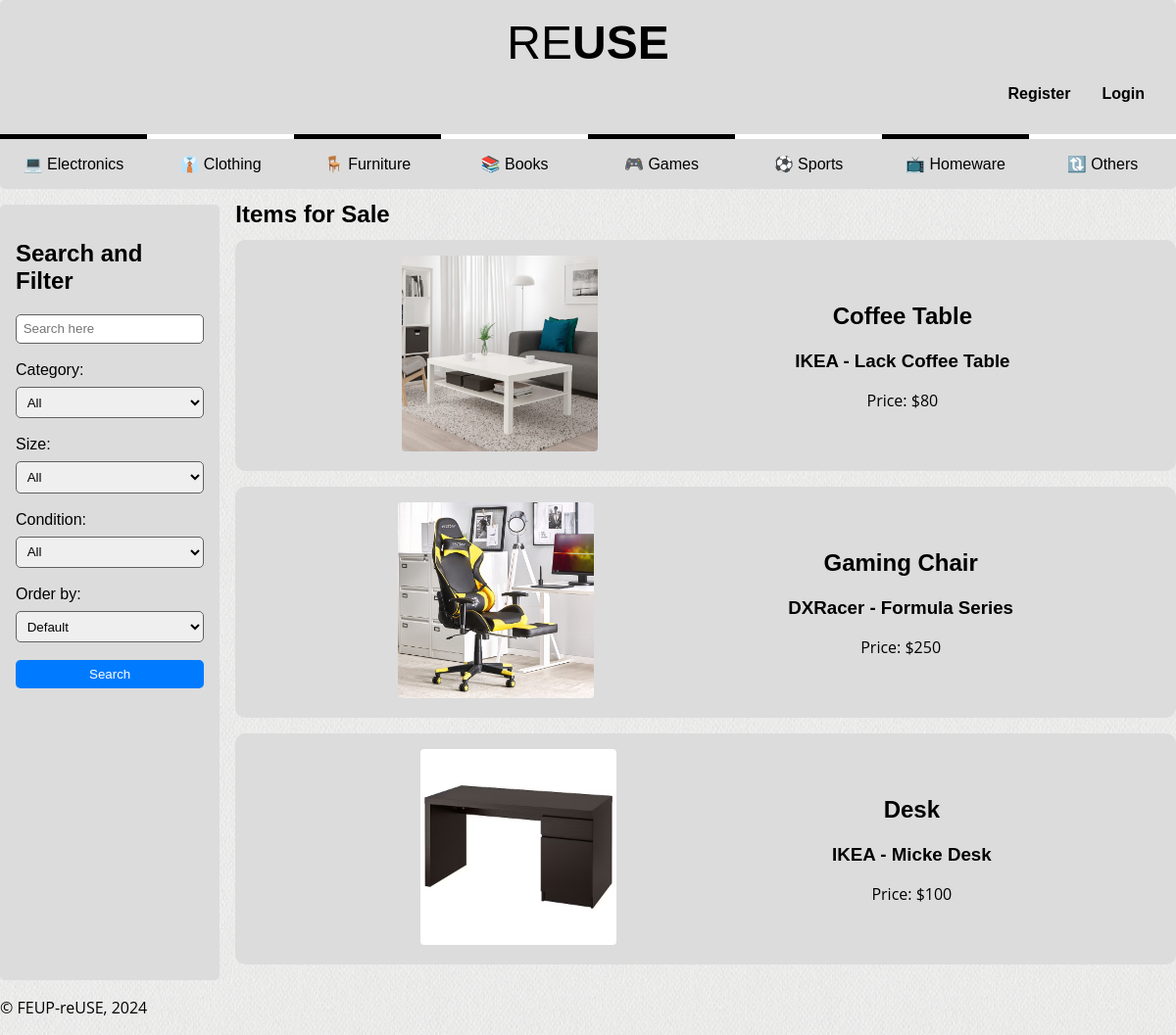
The app's page /pages/index.php?category=3 with its own data.
### tables this page shows
CREATE TABLE Categories (
    idCategory INTEGER PRIMARY KEY,
    categoryName TEXT UNIQUE NOT NULL
);

CREATE TABLE Items (
    idItem INTEGER PRIMARY KEY AUTOINCREMENT,
    idSeller INTEGER NOT NULL,
    name TEXT NOT NULL,
    introduction TEXT,
    description TEXT,
    idCategory INTEGER,
    brand TEXT,
    model TEXT,
    idSize INTEGER,
    idCondition INTEGER,
    price REAL NOT NULL,
    active BOOLEAN NOT NULL DEFAULT TRUE,
    featured BOOLEAN NOT NULL DEFAULT FALSE,
    FOREIGN KEY (idSeller) REFERENCES Users(idUser),
    FOREIGN KEY (idCategory) REFERENCES Categories(idCategory),
    FOREIGN KEY (idSize) REFERENCES Sizes(idSize),
    FOREIGN KEY (idCondition) REFERENCES Conditions(idCondition)
);

CREATE TABLE Images (
    idImage INTEGER PRIMARY KEY AUTOINCREMENT,
    imagePath TEXT NOT NULL
);

### pages/index.php (called while the page is built, shortened)
<?php
    require_once(__DIR__ . '/../utils/session.php');
    $session = new Session();
    require_once(__DIR__ . '/../database/connection.db.php');
    require_once(__DIR__ . '/../database/category.class.php');
    require_once(__DIR__ . '/../database/condition.class.php');
    require_once(__DIR__ . '/../database/item.class.php');
    require_once(__DIR__ . '/../templates/common.tpl.php');
    require_once(__DIR__ . '/../templates/item.tpl.php');
    $db = getDatabaseConnection();
    $categories = Category::getCategories($db);
    $sizes = Size::getSizes($db);
    $conditions = Condition::getConditions($db);
    if ($_SERVER["REQUEST_METHOD"] === "GET") {
        $search = isset($_GET["search"]) ? htmlentities($_GET["search"]) : '';
        $category = isset($_GET["category"]) ? htmlentities($_GET["category"]) : 'all';
        $size = isset($_GET["size"]) ? htmlentities($_GET["size"]) : 'all';
        $condition = isset($_GET["condition"]) ? htmlentities($_GET["condition"]) : 'all';
        $order = isset($_GET["order"]) ? htmlentities($_GET["order"]) : 'default';
        if(empty($search) && $category === 'all' && $size === 'all' && $condition === 'all' && $order === 'default') {
            $items = Item::getFeaturedItems($db);
        }
        else {
            $items = Item::searchItems($db, $search, $category, $size, $condition, $order);
        }
    }
    else {
        $items = Item::getFeaturedItems($db);
    }
    drawHeader($session);
    drawCategories($categories);
    drawSearchAndFilter($categories, $sizes, $conditions);
    drawItems($items, $db, true);
    drawFooter();
?>

### utils/session.php (called while the page is built, shortened)
<?php
  class Session {
    public function isLoggedIn() : bool {
      return isset($_SESSION['id']);
    }
  }
?>

### database/category.class.php (called while the page is built, shortened)
<?php
class Category {
    public function __construct(int $idCategory, string $categoryName) {
        $this->idCategory = $idCategory;
        $this->categoryName = $categoryName;
    }
    static function getCategories(PDO $db): array {
        try {
            $stmt = $db->prepare('SELECT * FROM Categories');
            $stmt->execute();
            $categories = array();
            while ($category = $stmt->fetch()) {
                $categories[] = new Category(
                    $category['idCategory'],
                    $category['categoryName']
                );
            }
            return $categories;
        } catch (PDOException $e) {
            echo "Error fetching categories: " . $e->getMessage();
            return array();
        }
    }
}
?>

### database/item.class.php (called while the page is built, shortened)
<?php
require_once 'connection.db.php';
require_once 'category.class.php';
class Item {
    public int $idItem;
    public function __construct(int $idItem, int $idSeller, string $name, ?string $introduction, ?string $description, int $idCategory, ?string $brand, ?string $model, int $idSize, int $idCondition, float $price, bool $active, bool $featured) {
        $this->idItem = $idItem;
        $this->name = $name;
        $this->brand = $brand;
        $this->model = $model;
        $this->price = $price;
    }
    public function getMainImage(PDO $db) {
        $stmt = $db->prepare('SELECT Images.imagePath
                              FROM Images
                              JOIN ItemImages ON Images.idImage = ItemImages.idImage
                              WHERE ItemImages.idItem = ? AND ItemImages.isMain = 1');
        $stmt->execute(array($this->idItem));
        $mainImage = $stmt->fetch();
        return $mainImage ? $mainImage['imagePath'] : null;
    }
    public static function searchItems(PDO $db, $search, $category, $size, $condition, $order) {
        $query = "SELECT * FROM Items WHERE (name LIKE ? OR brand LIKE ? OR model LIKE ?) AND active = 1";
        $search = '%' . $search . '%';
        $parameters = array($search, $search, $search);
        if ($category != 'all') {
            $query = $query .  " AND idCategory = ?";
            $parameters[] = $category;
        }
        $stmt = $db->prepare($query);
        $stmt->execute($parameters);
        $items = array();
        while ($item = $stmt->fetch()) {
            $items[] = new Item(
                $item['idItem'],
                $item['idSeller'],
                $item['name'],
                $item['introduction'],
                $item['description'],
                (int) $item['idCategory'],
                $item['brand'],
                $item['model'],
                (int) $item['idSize'],
                (int) $item['idCondition'],
                $item['price'],
                (bool) $item['active'],
                (bool) $item['featured']
            );
        }
        return $items;
    }
}
?>

### templates/common.tpl.php (the view, shortened to what this page needs)
<?php function drawHeader($session, $jsPage = "script") { ?>
  <!DOCTYPE html>
  <html lang="en">
    <head>
      <link rel="stylesheet" href="../css/style.css">
      <link rel="stylesheet" href="../css/layout.css">
      <link rel="stylesheet" href="../css/responsive.css">
    </head>
    <body>
      <header>
        <h1>
            <a href="../pages/index.php">RE<strong>USE</strong></a>
        </h1>
        <?php
          if ($session->isLoggedIn()) {
        ?>
            <div id="user-icons">
              <a href="../pages/chats.php"><img src="../docs/images/icon_chat.svg" alt="Chats"></a>
              <a href="../pages/add_publication.php"><img src="../docs/images/icon_add.svg" alt="Add Publication"></a>
              <a href="../pages/cart.php"><img src="../docs/images/icon_cart.svg" alt="Cart"></a>
              <a href="../pages/user-profile.php?idUser=<?=$_SESSION['id']?>"><img src="../docs/images/icon_profile.svg" alt="Profile"></a>
            </div>
        <?php
          } else {
        ?>
            <div id="signup">
                <a href="../pages/register.php">Register</a>
                <a href="../pages/login.php">Login</a>
            </div>
        <?php
          }
        ?>
      </header>
<?php } ?>
<?php function drawCategories($categories) { ?>
    <nav id="menu">
        <ul>
            <?php foreach ($categories as $category) { ?>
                <li><a href="../pages/index.php?category=<?= $category->idCategory ?>"><?= htmlspecialchars_decode(htmlentities($category->categoryName)) ?></a></li>
            <?php } ?>
        </ul>
    </nav>
<?php } ?>
<?php function drawSearchAndFilter($categories, $sizes, $conditions) { ?>
  <aside>
    <h2>Search and Filter</h2>
    <form method="get" action="index.php">
        <input type="text" id="search" name="search" placeholder="Search here">
        <br>
        <label for="category">Category:</label>
        <select id="category" name="category">
            <option value="all" selected>All</option>
        </select>
        <br>
        <label for="size">Size:</label>
        <select id="size" name="size">
            <option value="all" selected>All</option>
        </select>
        <br>
        <label for="condition">Condition:</label>
        <select id="condition" name="condition">
            <option value="all" selected>All</option>
        </select>
        <br>
        <label for="order">Order by:</label>
        <select id="order" name="order">
            <option value="default" selected>Default</option>
        </select>
        <br>
        <button type="submit">Search</button>
    </form>
  </aside>
<?php } ?>
<?php function drawFooter() { ?>
    <footer>
        <p>&copy; FEUP-reUSE, 2024</p>
    </footer>
  </body>
</html>
<?php } ?>

### templates/item.tpl.php (shortened to what this page needs)
<?php
  require_once(__DIR__ . '/../database/item.class.php')
?>
<?php function drawItems(array $items, PDO $db, bool $drawHeader, bool $isCartPage = false, bool $isInWishlistPage = false) { ?>
<section id="items">
    <?php if ($drawHeader){ ?>
    <h2>Items <?php echo $isCartPage ? 'Cart' : ($isInWishlistPage ? 'in Wishlist' : 'for Sale'); ?></h2>
    <?php } ?>
    <?php foreach ($items as $item) { ?>
        <article>
            <?php $mainImagePath = htmlentities($item->getMainImage($db)); ?>
            <a href="../pages/item.php?idItem=<?=$item->idItem?>">
                <img src="<?=$mainImagePath?>" alt="<?=htmlentities($item->name)?>">
            </a>
            <div class="item-details">
                <h2>
                    <a href="../pages/item.php?idItem=<?=$item->idItem?>"><?=htmlentities($item->name)?></a>
                </h2>
                <h3>
                    <?php if (!empty($item->brand) && !empty($item->model)) {
                        echo htmlentities("{$item->brand} - {$item->model}");
                    }
                    elseif (!empty($item->brand)) {
                        echo htmlentities($item->brand);
                    }
                    elseif (!empty($item->model)) {
                        echo htmlentities($item->model);
                    }
                    ?>
                </h3>
                <p>Price: $<?=htmlentities((string)$item->price)?></p>
            </div>
        </article>
    <?php } ?>
</section>
<?php } ?>

### css/style.css (style rules this page uses)
:root { --lightgrey: #dcdcdc; --lightergrey: #eaeaea; --grey: #606060; --blue: #007bff; --darkblue: #0056b3; --black: #000000; --white: #ffffff; --red: #d11b2e; --green: #26bf4a; --yellow: #f59918; }
a { text-decoration: none; color: var(--black); transition: 0.3s ease; }
body > header { background-color: var(--lightgrey); border-radius: 5px 5px 0 0; }
body > header h1 { font-size: 3em; font-weight: 100; color: var(--black); margin: 0; }
body > header strong { font-weight: 900; }
body > header h1 a { text-decoration: none; color: var(--black); }
#signup a { font-weight: bold; padding: 1em; }
#menu { background-color: var(--lightgrey); border-radius: 0 0 5px 5px; }
#menu ul { margin: 0; padding: 0; }
#menu li { list-style-type: none; text-align: center; padding: 1em 0; }
#menu a { padding: 1em; }
#menu li:nth-child(odd) { border-top: 5px solid var(--black); }
#menu li:nth-child(even) { border-top: 5px solid var(--white); }
body > aside { background-color: var(--lightgrey); border-radius: 5px; padding: 1em; margin-top: 1em; margin-right: 1em; }
label { margin-bottom: 0.5em; }
button { background-color: var(--blue); color: var(--white); border: none; padding: 0.5em 1em; border-radius: 5px; transition: 0.3s; }
input, select { padding: 0.5em; border: 1px solid var(--grey); border-radius: 5px; }
#items > article { background-color: var(--lightgrey); margin-bottom: 1em; border-radius: 10px; transition: 0.3s ease; max-height: 15em; }
#items > article img { margin-right: 1em; padding: 1em; border-radius: 20px; width: 200px; height: 200px; object-fit: cover; }
#items .item-details { padding: 0 1em; }
#items p { margin: 0.5em 0; }
#items h3 { margin: 0.5em 0; }
#items h2 { margin: 0.5em 0; }
body { font-family: "Poppins", sans-serif; }
p { font-family: "Open Sans", sans-serif; line-height: 1.5em; }

### css/layout.css (style rules this page uses)
body { margin: 0 auto; background-image: url("../docs/images/website_background.png"); width: 80em; display: grid; grid-template-columns: 1fr 4fr; grid-template-rows: auto; grid-template-areas: "header header" "menu menu" "signup signup" "details details" "aside items" "footer footer"; }
body > header { grid-area: header; }
#menu { grid-area: menu; }
aside { grid-area: aside }
#items { grid-area: items; }
body > footer { grid-area: footer; }
body > header { display: flex; flex-direction: column; padding: 1em; }
body > header h1 { display: flex; justify-content: center; }
#signup, #user-icons { display: flex; justify-content: flex-end; flex-wrap: wrap; }
#menu ul { display: flex; flex-direction: row; flex-wrap: wrap; }
#menu li { display: block; flex: 1; }
form { display: flex; flex-direction: column; }
#items { display: flex; flex-wrap: wrap; justify-content: space-between; }
#items > h2 { width: 100%; }
#items > article { width: 49%; display: flex; flex-direction: row; justify-content: space-evenly; }
#items .item-details { display: flex; flex-direction: column; justify-content: center; align-items: center; }

### css/responsive.css (style rules this page uses)
@media (max-width: 80em) { body { width: 100%; } }
@media (max-width: 80em) { #items > article { width: 100%; } }

### records on screen
categories: categoryName "💻 Electronics"
categories: categoryName "👔 Clothing"
categories: categoryName "🪑 Furniture"
categories: categoryName "📚 Books"
categories: categoryName "🎮 Games"
categories: categoryName "⚽ Sports"
categories: categoryName "📺 Homeware"
categories: categoryName "🔃 Others"
items: idItem.imagePath (picture), name "Coffee Table", brand+model "IKEA - Lack Coffee Table", price "80"
items: idItem.imagePath (picture), name "Gaming Chair", brand+model "DXRacer - Formula Series", price "250"
items: idItem.imagePath (picture), name "Desk", brand+model "IKEA - Micke Desk", price "100"
